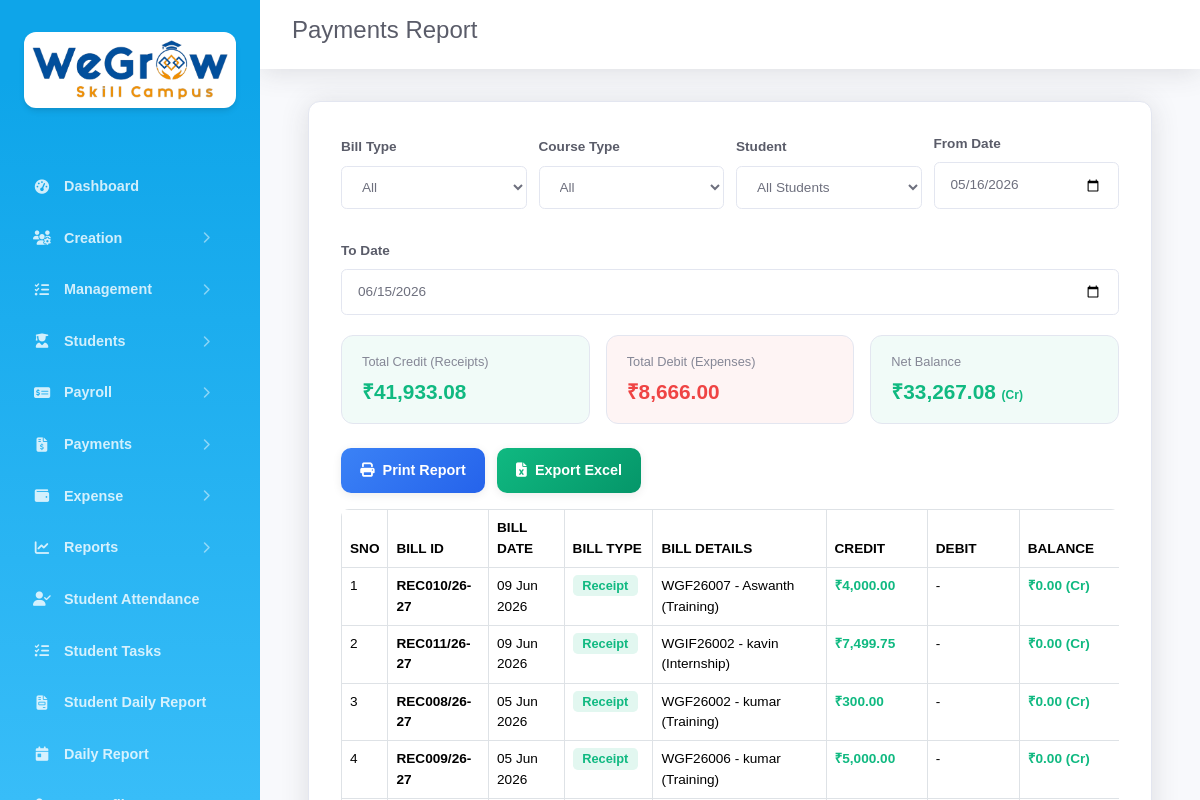
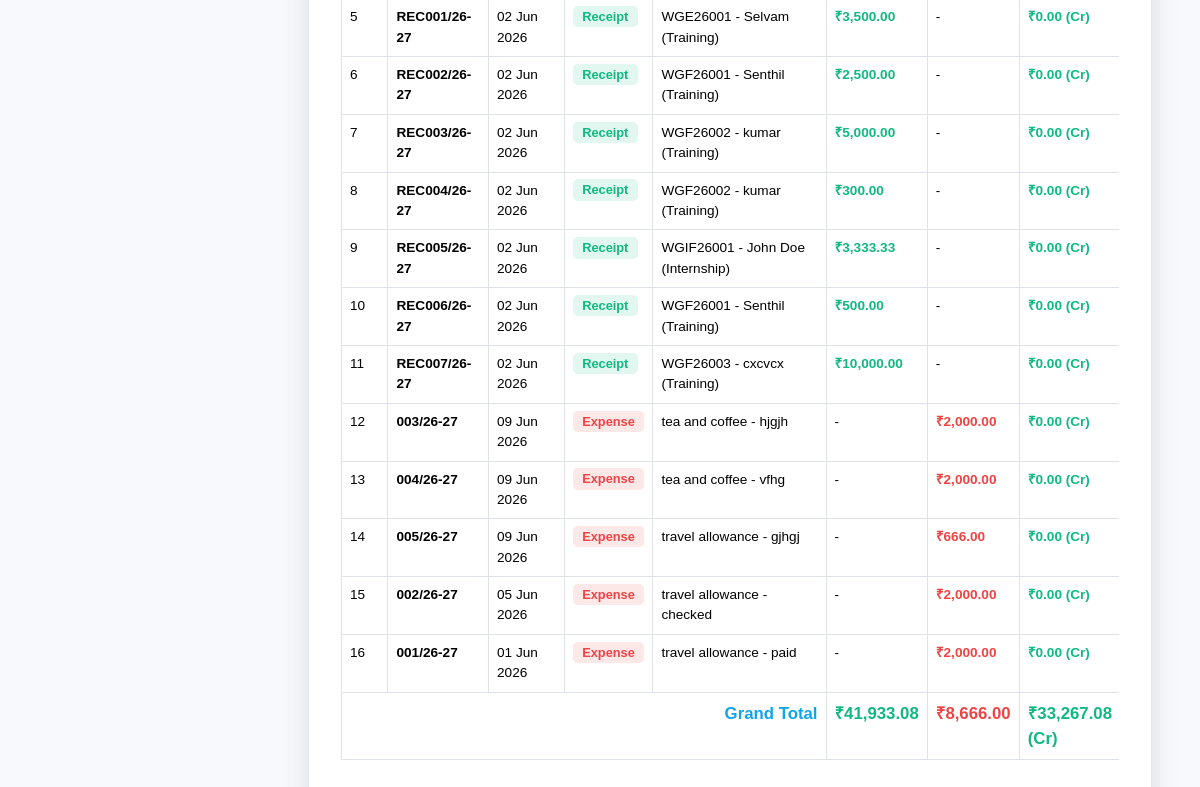
Page /report_payments_old.php (signed in) on the earlier database version (2 pictures, top to bottom).
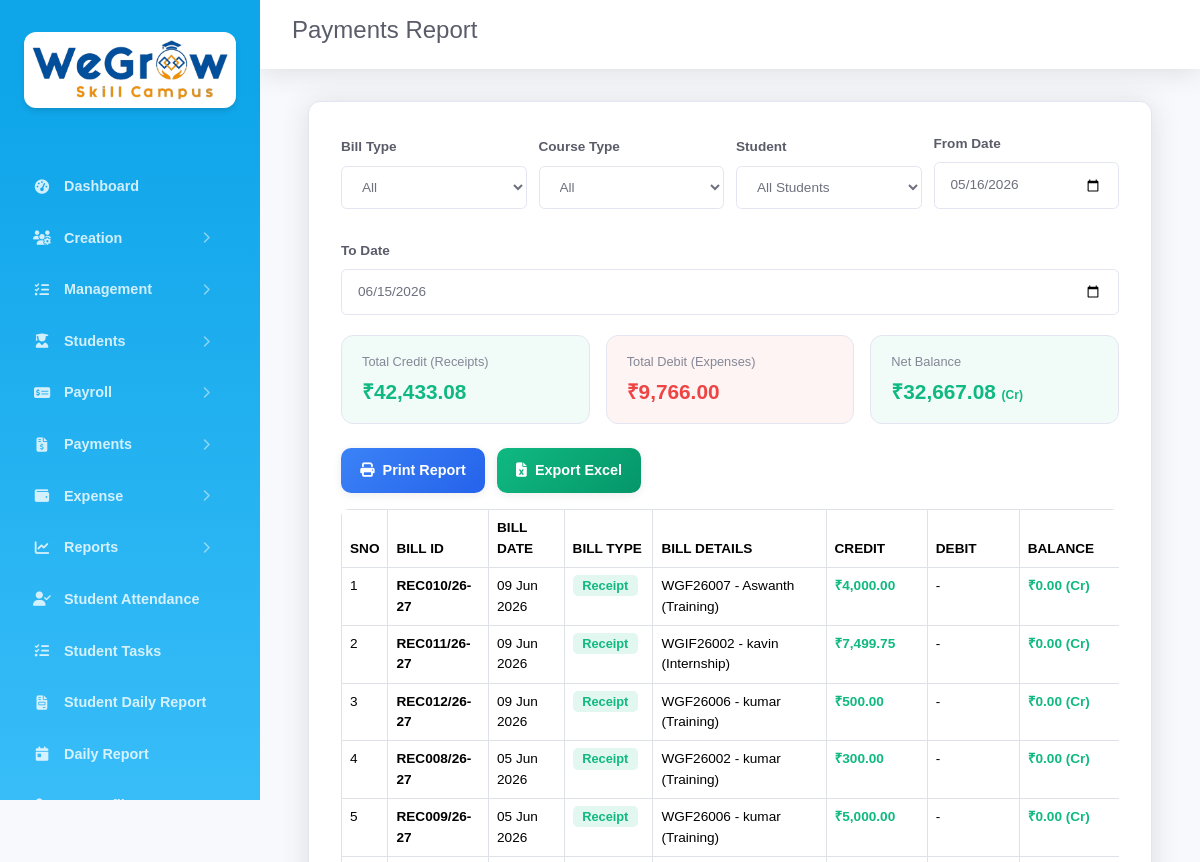
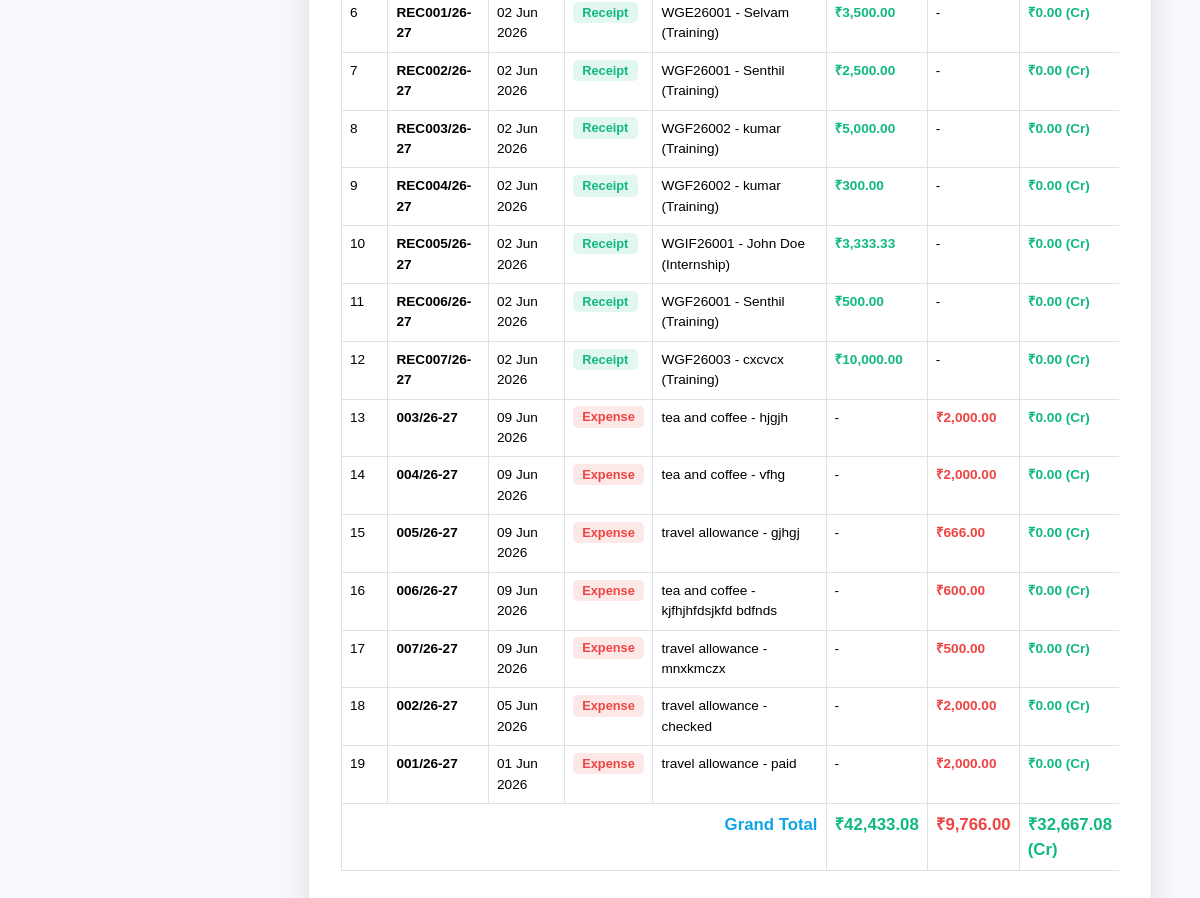
Same page on the later database version (2 pictures, top to bottom).
### tables this page shows
CREATE TABLE `tc_payment` (
  `id` int(11) NOT NULL AUTO_INCREMENT,
  `created_date_time` datetime DEFAULT NULL,
  `updated_date_time` datetime DEFAULT NULL,
  `company_id` varchar(100) DEFAULT NULL,
  `payment_id` mediumtext DEFAULT NULL,
  `course_type` mediumtext DEFAULT NULL,
  `payment_date` date DEFAULT NULL,
  `payment_mode` mediumtext DEFAULT NULL,
  `bank` mediumtext DEFAULT NULL,
  `amount` mediumtext DEFAULT NULL,
  `total_amount` mediumtext DEFAULT NULL,
  `student_id` varchar(100) DEFAULT NULL,
  `description` mediumtext DEFAULT NULL,
  `enrollment_id` varchar(100) DEFAULT NULL,
  `deleted` int(11) NOT NULL DEFAULT 0,
  PRIMARY KEY (`id`),
  KEY `idx_enrollment_id` (`enrollment_id`),
  KEY `idx_student_id` (`student_id`),
  KEY `idx_payment_date` (`payment_date`),
  KEY `idx_deleted` (`deleted`)
);

CREATE TABLE `tc_expense_entry` (
  `id` int(11) NOT NULL AUTO_INCREMENT,
  `created_date_time` datetime DEFAULT NULL,
  `updated_date_time` datetime DEFAULT NULL,
  `company_id` mediumtext DEFAULT NULL,
  `expense_entry_id` mediumtext DEFAULT NULL,
  `expense_category_id` mediumtext DEFAULT NULL,
  `expense_entry_date` mediumtext DEFAULT NULL,
  `payment_mode` mediumtext DEFAULT NULL,
  `bank` mediumtext DEFAULT NULL,
  `amount` mediumtext DEFAULT NULL,
  `total_amount` mediumtext DEFAULT NULL,
  `attachments` mediumtext DEFAULT NULL,
  `deleted` int(11) NOT NULL DEFAULT 0,
  `expense_entry_number` mediumtext DEFAULT NULL,
  `description` mediumtext DEFAULT NULL,
  PRIMARY KEY (`id`)
);

### main/config.php (called while the page is built, shortened)
<?php
    class Database {
        private $host = "localhost";
        private $dbname = "training_center_db";
        private $username = "root";
        private $password = "";
        public $conn;
        public function __construct() {
            $this->conn = $this->connect();
        }
        public function connect() {
            try {
                $pdo = new PDO(
                    "mysql:host=" . $this->host . ";dbname=" . $this->dbname . ";charset=utf8",
                    $this->username,
                    $this->password,
                    [
                        PDO::ATTR_ERRMODE            => PDO::ERRMODE_EXCEPTION,
                        PDO::ATTR_DEFAULT_FETCH_MODE => PDO::FETCH_ASSOC,
                        PDO::ATTR_EMULATE_PREPARES   => true,
                    ]
                );
                $this->conn = $pdo;
                return $this->conn;
            } catch (PDOException $e) {
                $msg = date('Y-m-d H:i:s') .
                    " Database Connection Failed: " .
                    $e->getMessage() . PHP_EOL;
                file_put_contents(
                    __DIR__ . '/connection_log.txt',
                    $msg,
                    FILE_APPEND
                );
            }
        }
        public function getConnection() {
            return $this->conn;
        }
    }
?>

### common_file.php (called while the page is built, shortened)
<?php
    require_once 'main/functions.php';
    $basic_obj = new Basic_Functions();
    $report_obj = new Report_Functions($basic_obj);
    $bf = new Core_Functions(
        $basic_obj,
        $report_obj
    );
?>

### main/functions.php (called while the page is built, shortened)
<?php
require_once 'basic_functions.php';
require_once 'report_functions.php';
class Core_Functions {
    private $report_obj;
    public function __construct($basic_obj = null, $report_obj = null) {
        $this->basic_obj = $basic_obj ?: new Basic_Functions();
        $this->report_obj = $report_obj ?: new Report_Functions($this->basic_obj);
    }
    public function getPaymentReportList($course_type, $student_id, $from_date, $to_date, $bill_type = '', $expense_category_id = '', $payment_mode_id = '') {
        return $this->report_obj->getPaymentReportList($course_type, $student_id, $from_date, $to_date, $bill_type, $expense_category_id, $payment_mode_id);
    }
}
?>

### main/basic_functions.php (called while the page is built, shortened)
<?php
    require_once 'config.php';
    class Basic_Functions extends Database {
        public $con;
        public function __construct() {
            $this->con = $this->getConnection();
        }
        public function encode_decode($action, $string) {
            $salt = $GLOBALS['salt'] ?? "default_salt";
            $key = hash('sha256', $salt);
            $iv = substr(hash('sha256', $salt), 0, 16);
            if ($action == 'encrypt') {
                return base64_encode(openssl_encrypt($string, "AES-256-CBC", $key, 0, $iv));
            } else if ($action == 'decrypt') {
                return openssl_decrypt(base64_decode($string), "AES-256-CBC", $key, 0, $iv);
            }
            return $string;
        }
        public function getQueryRecords($query, $params = []) {
            $con = $this->con;
            $stmt = $con->prepare($query);
            $stmt->execute($params);
            return $stmt->fetchAll();
        }
    }
?>

### main/report_functions.php (called while the page is built, shortened)
<?php
    include_once("basic_functions.php");
    class Report_Functions {
        private $basic_obj;
        public function __construct($basic_obj = null) {
            $this->basic_obj = $basic_obj ?: new Basic_Functions();
        }
        public function getPaymentReportList($course_type, $student_id, $from_date, $to_date, $bill_type = '', $expense_category_id = '', $payment_mode_id = '') {
            $results = [];
            $student_lookup = [];
            $training_students = $this->basic_obj->getQueryRecords("
                SELECT enrollment_id,
                    student_id,
                    student_name
                FROM {$GLOBALS['enrollment_table']}
                WHERE deleted = 0
            ");
            foreach ($training_students as $row) {
                $student_lookup[$row['enrollment_id']] = [
                    'student_name' => $row['student_name'],
                    'student_id' => $row['student_id']
                ];
                $student_lookup['SID_' . $row['student_id']] = [
                    'student_name' => $row['student_name'],
                    'student_id' => $row['student_id']
                ];
            }
            $intern_students = $this->basic_obj->getQueryRecords("
                SELECT enrollment_internship_id,
                    student_id,
                    student_name
                FROM {$GLOBALS['enrollment_internship_table']}
                WHERE deleted = 0
            ");
            foreach ($intern_students as $row) {
                $student_lookup[$row['enrollment_internship_id']] = [
                    'student_name' => $row['student_name'],
                    'student_id' => $row['student_id']
                ];
                $student_lookup['SID_' . $row['student_id']] = [
                    'student_name' => $row['student_name'],
                    'student_id' => $row['student_id']
                ];
            }
            $category_lookup = [];
            $categories = $this->basic_obj->getQueryRecords("
                SELECT expense_category_id,
                    expense_category_name
                FROM {$GLOBALS['expense_category_table']}
                WHERE deleted = 0
            ");
            foreach ($categories as $row) {
                $category_lookup[$row['expense_category_id']]
                    = $row['expense_category_name'];
            }
            if (empty($bill_type) || $bill_type == 'Receipt') {
                $where = ["deleted = 0", "company_id = :comp_id"];
                $params = [':comp_id' => $_SESSION['company_id']];
                if (!empty($from_date)) {
                    $where[] = "payment_date >= :from_date";
                    $params[':from_date'] = $from_date;
                }
                if (!empty($to_date)) {
                    $where[] = "payment_date <= :to_date";
                    $params[':to_date'] = $to_date;
                }
                $whereClause = " WHERE " . implode(" AND ", $where);
                $query = "SELECT * FROM {$GLOBALS['payment_table']} $whereClause ORDER BY payment_date DESC";
                $receipts = $this->basic_obj->getQueryRecords($query, $params);
                foreach ($receipts as $r) {
                    $student_name = '';
                    $student_dec_id = '';
                    if (isset($student_lookup[$r['enrollment_id']])) {
                        $student_name =
                            $student_lookup[$r['enrollment_id']]['student_name'];
                        $student_dec_id =
                            $this->basic_obj->encode_decode(
                                'decrypt',
                                $student_lookup[$r['enrollment_id']]['student_id']
                            );
                    }
                    $credit_amount = floatval($r['total_amount']);
                    $results[] = [
                        'bill_id' => $r['payment_id'] ?? '',
                        'bill_date' => $r['payment_date'],
                        'bill_type' => 'Receipt',
                        'bill_details' => $student_dec_id . ' - ' . $student_name . ' (' . ucfirst($r['course_type']) . ')',
                        'payment_mode' => $r['payment_mode'] ?? '',
                        'credit' => $credit_amount,
                        'debit' => 0,
                        'raw' => $r
                    ];
                }
            }
            if (empty($bill_type) || $bill_type == 'Expense') {
                $where = ["deleted = 0", "company_id = :comp_id"];
                $params = [':comp_id' => $_SESSION['company_id']];
                if (!empty($from_date)) {
                    $where[] = "expense_entry_date >= :from_date";
                    $params[':from_date'] = $from_date;
                }
                if (!empty($to_date)) {
                    $where[] = "expense_entry_date <= :to_date";
                    $params[':to_date'] = $to_date;
                }
                $whereClause = " WHERE " . implode(" AND ", $where);
                $query = "SELECT * FROM {$GLOBALS['expense_entry_table']} $whereClause ORDER BY expense_entry_date DESC";
                $expenses = $this->basic_obj->getQueryRecords($query, $params);
                foreach ($expenses as $e) {
                    $category_name = $category_lookup[$e['expense_category_id']] ?? '';
                    $detail = $category_name;
                    if (!empty($e['description'])) {
                        $detail .= (!empty($detail) ? ' - ' : '') . $e['description'];
                    }
                    $debit_amount = floatval($e['total_amount']);
                    $results[] = [
                        'bill_id' => $e['expense_entry_number'] ?? '',
                        'bill_date' => $e['expense_entry_date'],
                        'bill_type' => 'Expense',
                        'bill_details' => $detail,
                        'payment_mode' => $e['payment_mode'] ?? '',
                        'credit' => 0,
                        'debit' => $debit_amount,
                        'raw' => $e
                    ];
                }
            }
            return $results;
        }
    }
?>

### report_payments_old.php (the view, shortened to what the rows shown need)
<?php require_once 'common_file.php';
$from_page = 'Payments Report';
$from_date = date('Y-m-d', strtotime('-30 days'));
$to_date = date('Y-m-d');
$bill_type = '';
$course_type = '';
$student_id = '';
$expense_category_id = '';
$payments = $bf->getPaymentReportList($course_type, $student_id, $from_date, $to_date, $bill_type, $expense_category_id);
?>
<!DOCTYPE html>
<html lang="en">
<head>
    <link rel="stylesheet" href="assets/outfit.css">
    <?php include 'includes/head_assets.php'; ?>
</head>
<body>
    <?php include 'sidebar.php'; ?>
    <div class="main-content update_content">
        <div class="header">
            <h2><?php if(!empty($from_page)) echo ucfirst($from_page); ?></h2>
        </div>
        <div class="module-section">
            <div id="course_list">
                <table class="responsive table table-bordered" id="payment_report_table">
                    <thead>
                        <tr>
                            <th>Sno</th>
                            <th>Bill ID</th>
                            <th>Bill Date</th>
                            <th>Bill Type</th>
                            <th>Bill Details</th>
                            <th>Credit</th>
                            <th>Debit</th>
                            <th>Balance</th>
                        </tr>
                    </thead>
                    <tbody>
                        <?php
                            $sno = 1;
                            if(!empty($payments)) {
                                foreach ($payments as $p) {
                        ?>
                                    <tr>
                                        <td><?php echo $sno++; ?></td>
                                        <td><span style="font-weight: 600;"><?php echo htmlspecialchars($p['bill_id']); ?></span></td>
                                        <td><?php echo date('d M Y', strtotime($p['bill_date'])); ?></td>
                                        <td>
                                            <span class="<?php echo $p['bill_type'] === 'Receipt' ? 'bill-type-receipt' : 'bill-type-expense'; ?>">
                                                <?php echo $p['bill_type']; ?>
                                            </span>
                                        </td>
                                        <td><?php echo htmlspecialchars($p['bill_details']); ?></td>
                                        <td>
                                            <?php if($p['credit'] > 0) { ?>
                                                <span class="credit-amount">₹<?php echo number_format($p['credit'], 2); ?></span>
                                            <?php } else { echo '-'; } ?>
                                        </td>
                                        <td>
                                            <?php if($p['debit'] > 0) { ?>
                                                <span class="debit-amount">₹<?php echo number_format($p['debit'], 2); ?></span>
                                            <?php } else { echo '-'; } ?>
                                        </td>
                                        <td>
                                            <span class="<?php echo $p['balance'] >= 0 ? 'balance-credit' : 'balance-debit'; ?>">
                                                ₹<?php echo number_format(abs($p['balance']), 2); ?>
                                                <?php echo $p['balance'] >= 0 ? '(Cr)' : '(Dr)'; ?>
                                            </span>
                                        </td>
                                    </tr>
                                <?php } ?>
                            <?php } else { ?>
                                <tr>
                                    <td colspan="8" style="text-align:center; padding: 2rem; color: var(--text-muted);">No records found.</td>
                                </tr>
                        <?php } ?>
                    </tbody>
                </table>
            </div>
        </div>
    </div>
</body>
</html>

Differences in the rows shown:
added tc_payment: payment "REC012/26-27", payment_date "09 Jun 2026", bill_type "Receipt", bill_details "WGF26006 - kumar (Training)", credit "500.00", balance "0.00"
added tc_expense_entry: expense_entry_number "006/26-27", expense_entry_date "09 Jun 2026", bill_type "Expense", bill_details "tea and coffee - kjfhjhfdsjkfd bdfnds", debit "600.00", balance "0.00"
added tc_expense_entry: expense_entry_number "007/26-27", expense_entry_date "09 Jun 2026", bill_type "Expense", bill_details "travel allowance - mnxkmczx", debit "500.00", balance "0.00"
Other differences:
$total_credit: "41,933.08" → "42,433.08"
$total_debit: "8,666.00" → "9,766.00"
abs($net_balance): "33,267.08" → "32,667.08"
